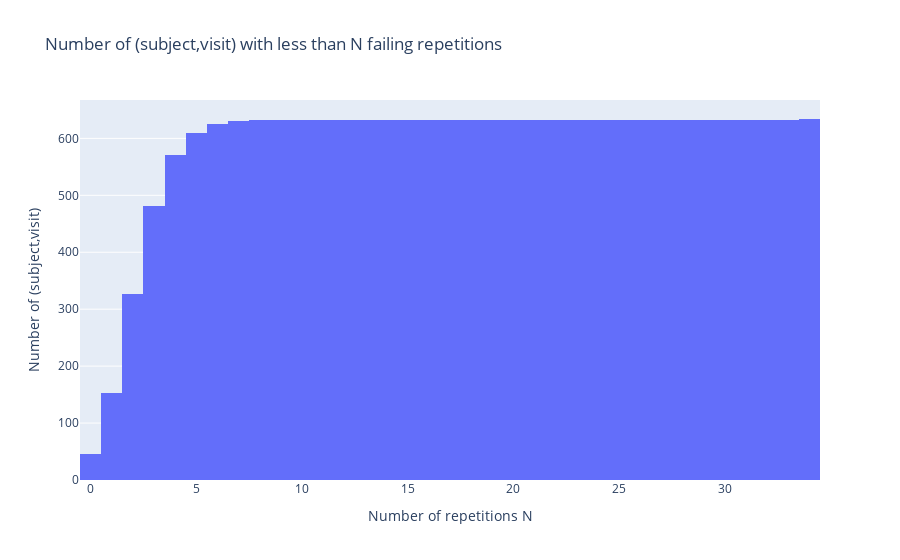

The code cell stored with this chart in its notebook:
### Code cell
a= recon_all_log_base.groupby("dataset").agg({"recon_all_log": ["sum"]}).droplevel(1, axis=1).reset_index()
a["fail"] = a.max()["recon_all_log"] - a["recon_all_log"]
fig = px.histogram(
    a,
    x="fail",
    cumulative=True,
    title="Number of (subject,visit) with less than N failing repetitions",
)
fig.update_xaxes(title_text="Number of repetitions N")
fig.update_yaxes(title_text="Number of (subject,visit)")

### Figure 1 — Plotly figure (JSON) as saved in the notebook; plotly's stock layout.template omitted (floating-point values rounded to 4 significant figures; data arrays with more than 128 entries replaced by an {"elided": "..."} marker saying what was removed)
{"data": [{"alignmentgroup": "True", "bingroup": "x", "cumulative": {"enabled": true}, "hovertemplate": "fail=%{x}<br>count=%{y}<extra></extra>", "legendgroup": "", "marker": {"color": "#636efa", "pattern": {"shape": ""}}, "name": "", "offsetgroup": "", "orientation": "v", "showlegend": false, "type": "histogram", "x": {"elided": "634 int values"}, "xaxis": "x", "yaxis": "y"}], "layout": {"barmode": "relative", "legend": {"tracegroupgap": 0}, "title": {"text": "Number of (subject,visit) with less than N failing repetitions"}, "xaxis": {"anchor": "y", "domain": [0, 1], "title": {"text": "Number of repetitions N"}}, "yaxis": {"anchor": "x", "domain": [0, 1], "title": {"text": "Number of (subject,visit)"}}}}
